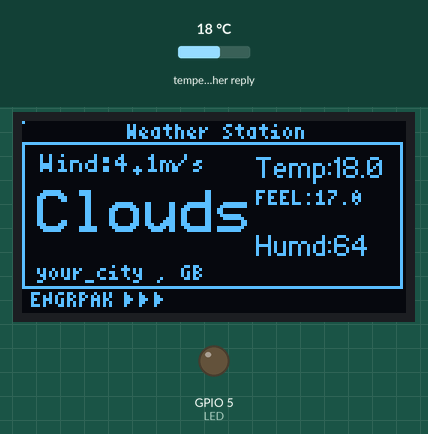
Bench run of a sketch on a simulated ESP32. Shown: 128×64 one-colour display, output pins drawn as LEDs (lit = HIGH). Inputs (shaded band) come from the test bench; at power-on: temperature in the weather reply 18 °C. WiFi joins after 1.5 s; servers stay silent unless stated; web services answer with replies made up by the test bench; what the sketch prints to the serial monitor is not drawn.

Above: at 3.0 s.
At 36.8 s:
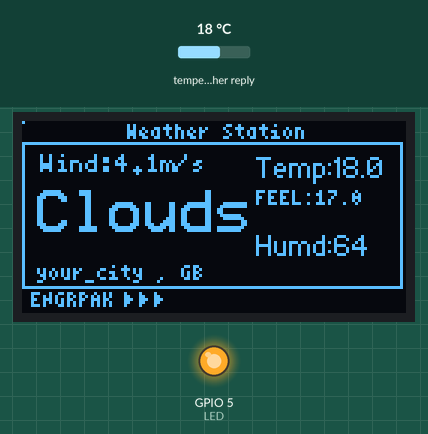
Timing chart, 0 to 40.0 s (numbered marks = the images above):
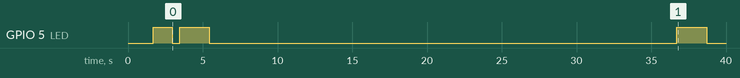

Measured:
- by itself, GPIO 5 (LED): goes LOW 0.50 s, HIGH 2.0 s, LOW 31.3 s, HIGH 2.0 s, then LOW

The sketch:

Code.ino
```cpp
/*
 ----------------------------------------------------------------------------------
 Project Name: ESP32 Weather Station
 It is intended for educational purposes to help users learn about ESP32 ,API,OLED,LOPAKA.

 Features:
  -> No exrenal sensors
  -> Access weather of any city
  -> DIY at home
  ->Easy to complete

 Attribution:
 If you use or modify this code, please give appropriate credit to the original author.
 Link to the original repository: https://github.com/engrpakistan/ESP32_WeatherStation

 Disclaimer:
 This code is provided "as-is" without any warranties. Use it at your own risk.

 ----------------------------------------------------------------------------------


---------------------------------------------- WEBSITE LINKS ----------------------------------------------------------------------

OPEN WEATHER 👉https://openweathermap.org/current

LOPAKA                👉https://lopaka.app/

-----------------------------------------------------------------------------------------------------------------------------------------------

----------------------------------------------  CODE AND WIRING DIAGRAM ---------------------------------------------

GITHUB LINK 👉 https://github.com/engrpakistan/ESP32_WeatherStation

-----------------------------------------------------------------------------------------------------------------------------------------------

---------------------------------------------- SOCIAL MEDIA ----------------------------------------------------------------------

Linktree   👉 https://linktr.ee/Engineer_from_Pakistan

Instagram  👉https://www.instagram.com/engr_from_pakistan

Youtube    👉https://www.youtube.com/@EngineerFromPakistan/videos

LinkedIn   👉https://www.linkedin.com/in/malik-maaz-27165723b

TikTok     👉 https://www.tiktok.com/@engineerfrompakistan?_t=8nQvHGNBg6U&_r=1
-----------------------------------------------------------------------------------------------------------------------------------------------
If you have any queries EMAIL at engineerfrompakistan003@gmail.com.
*/

#include <WiFi.h>
#include <HTTPClient.h>
#include <ArduinoJson.h>
#include <U8g2lib.h>
#include <Wire.h>

U8G2_SSD1306_128X64_NONAME_F_HW_I2C u8g2(U8G2_R0, U8X8_PIN_NONE);

const char* ssid = "your_ssid"; //Enter your WiFi name
const char* password = "your_password"; //Enter your WiFi password

String ApiKey = "your_API_KEY";//Get your API key from open weather

// METHOD 1 LONGITUDE AND LATITUDE
String URL1 = "https://api.openweathermap.org/data/2.5/weather?lat="; //URL for Longitude and Latitude
String lon = "your_longitude"; //Enter your longitude
String lat = "your_latitude"; //Enter your latitiude

// METHOD 2 YOUR CITY
String URL = "https://api.openweathermap.org/data/2.5/weather?q="; //URL for your City
String your_city = "your_city"; //Enter your city name

int LED = 5;

void setup() {
  pinMode(LED,OUTPUT);
  Serial.print(115200);
  u8g2.begin();
  WiFi.begin(ssid, password);
  while (WiFi.status() != WL_CONNECTED) {
    delay(300);
    no_wifi(); // Display Error message
  }
  local_ip(); //displays ip address on OLED Display

  digitalWrite(LED,HIGH);
  delay(1000);
}

void loop() {
  if (WiFi.status() == WL_CONNECTED) {
    HTTPClient http;
    //  Use either one of the URL one URL is for method 1 and second is for method 2
    // Dont use both at the same time. Must comment one URL before uploading

    // http.begin(URL1 + lat + "&lon=" + lon + "&appid=" + ApiKey + "&units=metric"); // URL for Longitude and Latitude

    http.begin(URL+ your_city + "&appid=" + ApiKey + "&units=metric"); // URL for your city


    int httpJSON = http.GET();

    if (httpJSON > 0) {
      String JSON_Data = http.getString();
      Serial.println(JSON_Data);
      DynamicJsonDocument doc(2048);
      deserializeJson(doc, JSON_Data);
      //Storing information that it received from the JSON file in the variables
      JsonObject obj = doc.as<JsonObject>();
      const char* description = obj["weather"][0]["main"].as<const char*>();
      const float temperature = obj["main"]["temp"].as<float>();
      const float feel = obj["main"]["feels_like"].as<float>();
      const float wind = obj["wind"]["speed"].as<float>();
      const char* city = obj["name"].as<const char*>();
      const char* country = obj["sys"]["country"].as<const char*>();
      const float humidity = obj["main"]["humidity"].as<float>();
      //Converting the information into String Data type
      String descriptionStr = String(description);
      String temperatureStr = String(temperature, 1);  // 1 decimal place
      String feelStr = String(feel, 1);         // 1 decimal place
      String windStr = String(wind, 1);         // 1 decimal place
      String cityStr = String(city);
      String countryStr = String(country);
      String humidityStr = String(humidity, 0);

      //Passing the variable to the display function
      displayWeather(cityStr, countryStr, temperatureStr, feelStr, humidityStr, windStr, descriptionStr);

      blink();
      delay(30000);  // Delay for 1 minute
    } else {
      error();
    }
    http.end();
  }
}

void displayWeather(String City, String Country, String Temp, String feel, String Humd, String Wind, String Desp) {
  char buffer[32];
  String city = City;
  String country = Country;
  String temp = Temp;
  String flt = feel;
  String humd = Humd;
  String wind = Wind;
  String desp = Desp;
  //Lopaka design to display all the information.
  u8g2.clearBuffer();
  u8g2.setFontMode(1);
  u8g2.setBitmapMode(1);
  String location = city + " , " + country;

  u8g2.setFont(u8g2_font_4x6_tr);
  location.toCharArray(buffer, location.length() + 1);
  u8g2.drawStr(5, 53, buffer);
  u8g2.drawStr(3, 62, "ENGRPAK");
  u8g2.setFont(u8g2_font_haxrcorp4089_tr);

  u8g2.drawStr(78, 19, ("Temp:" + temp).c_str());
  u8g2.setFont(u8g2_font_4x6_tr);
  u8g2.drawStr(78, 28, ("FEEL:" + flt).c_str());
  u8g2.setFont(u8g2_font_haxrcorp4089_tr);
  u8g2.drawStr(78, 45, ("Humd:" + humd).c_str());
  u8g2.setFont(u8g2_font_profont22_tr);
  desp.toCharArray(buffer, desp.length() + 1);
  u8g2.drawStr(5, 37, buffer);
  u8g2.drawFrame(0, 7, 127, 49);
  u8g2.setFont(u8g2_font_4x6_tr);
  u8g2.drawStr(35, 6, "Weather Station");
  u8g2.drawLine(34, 57, 34, 61);
  u8g2.drawLine(0, 0, 0, 0);
  u8g2.drawLine(35, 58, 35, 60);
  u8g2.drawLine(39, 57, 39, 61);
  u8g2.drawLine(36, 59, 36, 59);
  u8g2.drawLine(40, 58, 40, 60);
  u8g2.drawLine(41, 59, 41, 59);
  u8g2.drawLine(44, 57, 44, 61);
  u8g2.drawLine(45, 58, 45, 60);
  u8g2.drawLine(46, 59, 46, 59);
  u8g2.setFont(u8g2_font_5x8_tr);
  u8g2.drawStr(6, 17, ("Wind:" + wind + "m/s").c_str());
  u8g2.sendBuffer();
}
void no_wifi() {
  static const unsigned char image_wifi_not_connected_bits[] U8X8_PROGMEM = { 0x84, 0x0f, 0x00, 0x68, 0x30, 0x00, 0x10, 0xc0, 0x00, 0xa4, 0x0f, 0x01, 0x42, 0x30, 0x02, 0x91, 0x40, 0x04, 0x08, 0x85, 0x00, 0xc4, 0x1a, 0x01, 0x20, 0x24, 0x00, 0x10, 0x4a, 0x00, 0x80, 0x15, 0x00, 0x40, 0x20, 0x00, 0x00, 0x42, 0x00, 0x00, 0x85, 0x00, 0x00, 0x02, 0x01, 0x00, 0x00, 0x00 };
  u8g2.clearBuffer();
  u8g2.setFontMode(1);
  u8g2.setBitmapMode(1);
  u8g2.drawXBMP(54, 13, 19, 16, image_wifi_not_connected_bits);
  u8g2.setFont(u8g2_font_profont11_tr);
  u8g2.drawStr(16, 39, "NOT CONNECTED !!!");
  u8g2.sendBuffer();
}
void local_ip() {
  char buffer[32];
  IPAddress localIP = WiFi.localIP();

  String ipString = "IP:" + localIP.toString();

  u8g2.clearBuffer();
  u8g2.setFontMode(1);
  u8g2.setBitmapMode(1);
  u8g2.setFont(u8g2_font_6x10_tr);
  u8g2.drawStr(38, 27, "IP ADDRESS");
  u8g2.setFont(u8g2_font_profont17_tr);
  ipString.toCharArray(buffer,ipString.length()+1);
  u8g2.drawStr(5, 42, buffer);
  u8g2.sendBuffer();
}
void error() {
  u8g2.clearBuffer();
  u8g2.setFontMode(1);
  u8g2.setBitmapMode(1);
  u8g2.setFont(u8g2_font_profont29_tr);
  u8g2.drawStr(14, 38, "ERROR !!!");
  u8g2.sendBuffer();
}
void blink(){
   digitalWrite(LED,LOW);
  delay(500);
  digitalWrite(LED,HIGH);
  delay(2000);
  digitalWrite(LED,LOW);
  delay(500);
}
```
